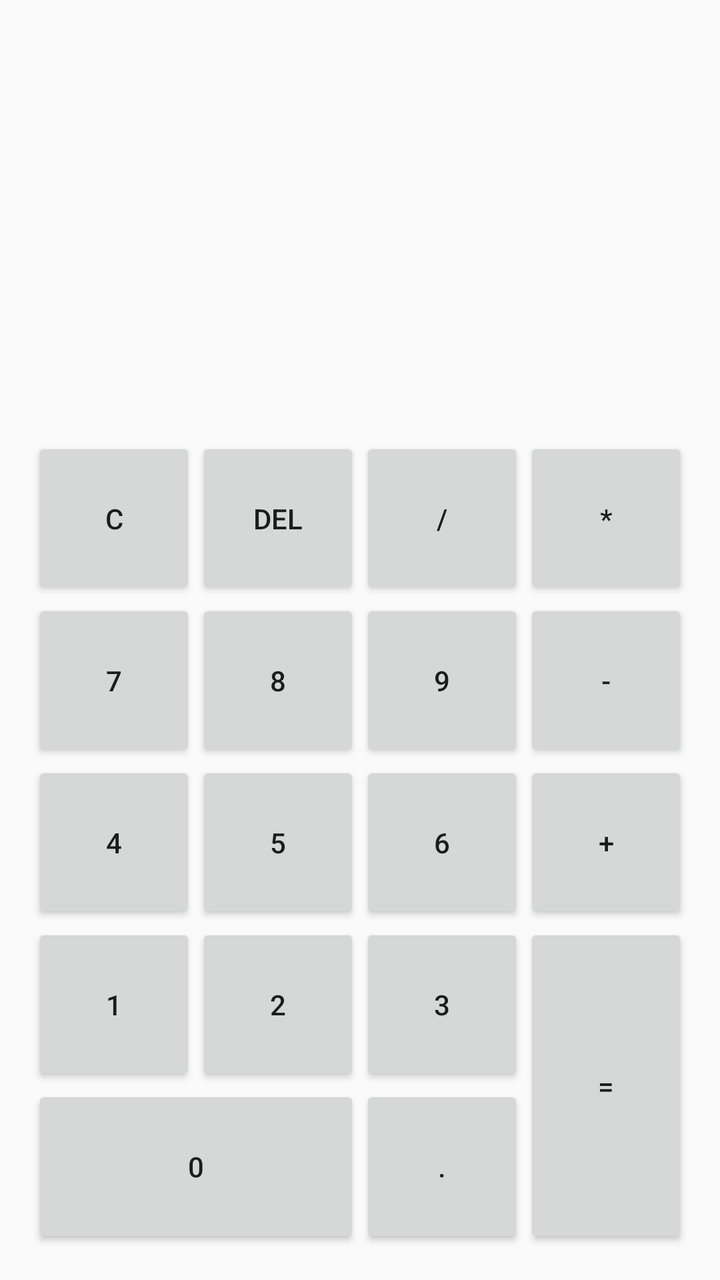
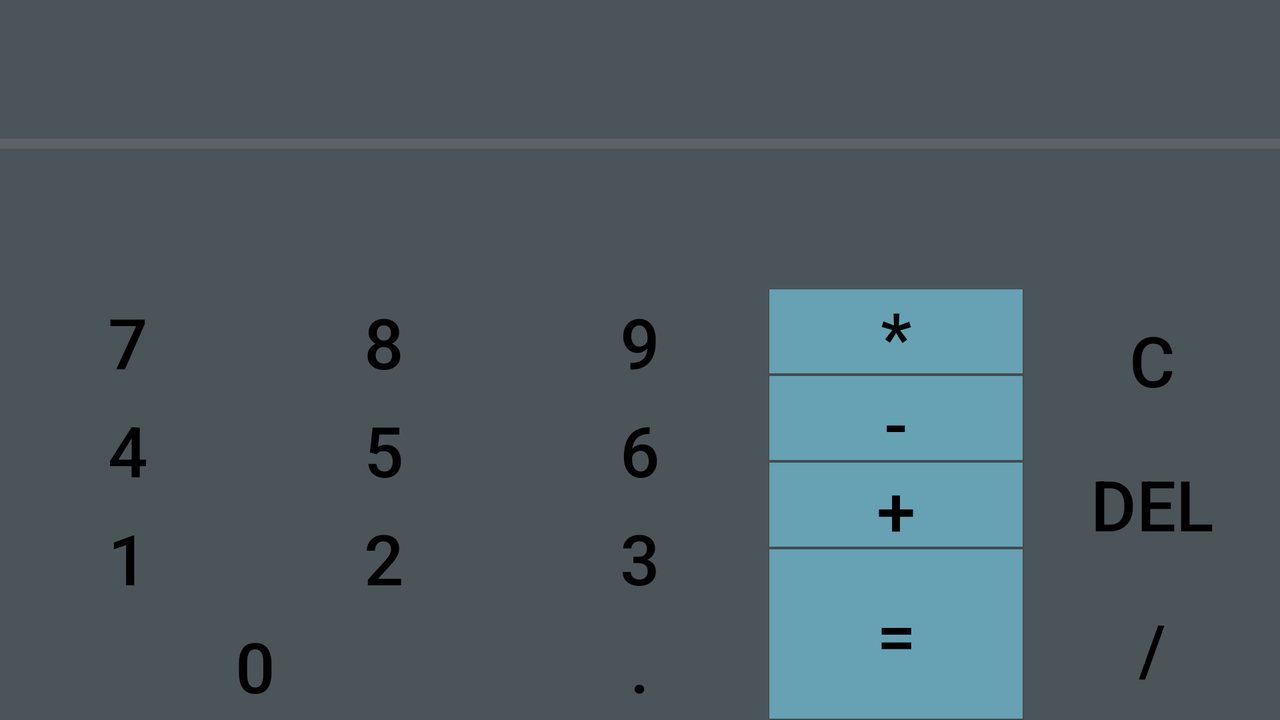

An Android layout and its configuration variant, each rendered on a device that would load it. The default file and the variant file are quoted in full after the pictures.
<!-- AndroidManifest.xml: application theme AppTheme -->
<!-- res/layout/activity_main.xml -->
<?xml version="1.0" encoding="utf-8"?>
<LinearLayout xmlns:android="http://schemas.android.com/apk/res/android"
    xmlns:tools="http://schemas.android.com/tools"
    android:layout_width="match_parent"
    android:layout_height="match_parent"
    android:orientation="vertical"
    android:paddingBottom="@dimen/activity_vertical_margin"
    android:paddingLeft="@dimen/activity_horizontal_margin"
    android:paddingRight="@dimen/activity_horizontal_margin"
    android:paddingTop="@dimen/activity_vertical_margin"
    tools:context="com.example.calculator.MainActivity">

    <LinearLayout
        android:layout_width="match_parent"
        android:layout_height="0dp"
        android:layout_weight="1"
        android:orientation="vertical">

        <TextView
            android:id="@+id/result_area"
            android:layout_width="match_parent"
            android:layout_height="0dp"
            android:layout_weight="1" />

        <TextView
            android:id="@+id/formula_area"
            android:layout_width="match_parent"
            android:layout_height="0dp"
            android:layout_weight="1" />

    </LinearLayout>

    <LinearLayout
        android:layout_width="match_parent"
        android:layout_height="0dp"
        android:layout_weight="2">

        <TableLayout
            android:layout_width="0dp"
            android:layout_height="match_parent"
            android:layout_weight="3">

            <TableRow android:layout_weight="1">

                <Button
                    android:id="@+id/btn_c"
                    android:layout_width="0dp"
                    android:layout_height="match_parent"
                    android:layout_weight="1"
                    android:onClick="onClick"
                    android:text="C" />

                <Button
                    android:id="@+id/btn_del"
                    android:layout_width="0dp"
                    android:layout_height="match_parent"
                    android:layout_weight="1"
                    android:onClick="onClick"
                    android:text="DEL" />

                <Button
                    android:id="@+id/btn_div"
                    android:layout_width="0dp"
                    android:layout_height="match_parent"
                    android:layout_weight="1"
                    android:onClick="onClick"
                    android:text="/" />

            </TableRow>

            <TableRow android:layout_weight="1">

                <Button
                    android:id="@+id/btn_7"
                    android:layout_width="0dp"
                    android:layout_height="match_parent"
                    android:layout_weight="1"
                    android:onClick="onClick"
                    android:text="7" />

                <Button
                    android:id="@+id/btn_8"
                    android:layout_width="0dp"
                    android:layout_height="match_parent"
                    android:layout_weight="1"
                    android:onClick="onClick"
                    android:text="8" />

                <Button
                    android:id="@+id/btn_9"
                    android:layout_width="0dp"
                    android:layout_height="match_parent"
                    android:layout_weight="1"
                    android:onClick="onClick"
                    android:text="9" />

            </TableRow>

            <TableRow android:layout_weight="1">

                <Button
                    android:id="@+id/btn_4"
                    android:layout_width="0dp"
                    android:layout_height="match_parent"
                    android:layout_weight="1"
                    android:onClick="onClick"
                    android:text="4" />

                <Button
                    android:id="@+id/btn_5"
                    android:layout_width="0dp"
                    android:layout_height="match_parent"
                    android:layout_weight="1"
                    android:onClick="onClick"
                    android:text="5" />

                <Button
                    android:id="@+id/btn_6"
                    android:layout_width="0dp"
                    android:layout_height="match_parent"
                    android:layout_weight="1"
                    android:onClick="onClick"
                    android:text="6" />

            </TableRow>

            <TableRow android:layout_weight="1">

                <Button
                    android:id="@+id/btn_1"
                    android:layout_width="0dp"
                    android:layout_height="match_parent"
                    android:layout_weight="1"
                    android:onClick="onClick"
                    android:text="1" />

                <Button
                    android:id="@+id/btn_2"
                    android:layout_width="0dp"
                    android:layout_height="match_parent"
                    android:layout_weight="1"
                    android:onClick="onClick"
                    android:text="2" />

                <Button
                    android:id="@+id/btn_3"
                    android:layout_width="0dp"
                    android:layout_height="match_parent"
                    android:layout_weight="1"
                    android:onClick="onClick"
                    android:text="3" />

            </TableRow>

            <TableRow android:layout_weight="1">

                <Button
                    android:id="@+id/btn_0"
                    android:layout_width="0dp"
                    android:layout_height="match_parent"
                    android:layout_weight="2"
                    android:onClick="onClick"
                    android:text="0" />

                <Button
                    android:id="@+id/btn_dot"
                    android:layout_width="0dp"
                    android:layout_height="match_parent"
                    android:layout_weight="1"
                    android:onClick="onClick"
                    android:text="." />

            </TableRow>

        </TableLayout>

        <LinearLayout
            android:layout_width="0dp"
            android:layout_height="match_parent"
            android:layout_weight="1"
            android:orientation="vertical">

            <Button
                android:id="@+id/btn_mul"
                android:layout_width="match_parent"
                android:layout_height="0dp"
                android:layout_weight="1"
                android:onClick="onClick"
                android:text="*" />

            <Button
                android:id="@+id/btn_sub"
                android:layout_width="match_parent"
                android:layout_height="0dp"
                android:layout_weight="1"
                android:onClick="onClick"
                android:text="-" />

            <Button
                android:id="@+id/btn_add"
                android:layout_width="match_parent"
                android:layout_height="0dp"
                android:layout_weight="1"
                android:onClick="onClick"
                android:text="+" />

            <Button
                android:id="@+id/btn_equ"
                android:layout_width="match_parent"
                android:layout_height="0dp"
                android:layout_weight="2"
                android:onClick="onClick"
                android:text="=" />

        </LinearLayout>

    </LinearLayout>

</LinearLayout>
<!-- resources referenced by this layout -->
<resources>
  <dimen name="activity_horizontal_margin">16dp</dimen>
  <dimen name="activity_vertical_margin">16dp</dimen>
  <style name="AppTheme" parent="Theme.AppCompat.Light.DarkActionBar">
          
          <item name="colorPrimary">@color/colorPrimary</item>
          <item name="colorPrimaryDark">@color/colorPrimaryDark</item>
          <item name="colorAccent">@color/colorAccent</item>
      </style>
  <color name="colorPrimary">#3F51B5</color>
  <color name="colorPrimaryDark">#303F9F</color>
  <color name="colorAccent">#FF4081</color>
</resources>
<!-- res/layout-land/activity_main.xml (the repository's variant of the layout above) -->
<!-- drawn on the phone turned sideways -->
<?xml version="1.0" encoding="utf-8"?>
<LinearLayout xmlns:android="http://schemas.android.com/apk/res/android"
    android:layout_width="match_parent"
    android:layout_height="match_parent"
    android:orientation="vertical"
    android:background="@color/colorAppBG">

    <LinearLayout
        android:layout_width="match_parent"
        android:layout_height="0dp"
        android:layout_weight="2"
        android:orientation="vertical">

        <include layout="@layout/display_area"/>

    </LinearLayout>

    <LinearLayout
        android:layout_width="match_parent"
        android:layout_height="0dp"
        android:layout_weight="3">

        <TableLayout
            android:layout_width="0dp"
            android:layout_height="match_parent"
            android:layout_weight="3">

            <include layout="@layout/digital_btn_area"/>

        </TableLayout>

        <LinearLayout
            android:layout_width="0dp"
            android:layout_height="match_parent"
            android:layout_weight="1"
            android:orientation="vertical">

            <include layout="@layout/symbol_dark_btn_area"/>

        </LinearLayout>

        <LinearLayout android:layout_weight="1"
            android:layout_height="match_parent"
            android:layout_width="0dp"
            android:orientation="vertical">

            <include layout="@layout/symbol_light_btn_area"/>

        </LinearLayout>

    </LinearLayout>

</LinearLayout>
<!-- res/layout/display_area.xml (included above) -->
<?xml version="1.0" encoding="utf-8"?>
<merge xmlns:android="http://schemas.android.com/apk/res/android"
    android:layout_width="match_parent"
    android:layout_height="match_parent">

    <TextView
        android:id="@+id/result_area"
        android:layout_width="match_parent"
        android:layout_height="0dp"
        android:layout_weight="1"
        style="@style/TextAreaStyle" />

    <View
        android:layout_width="match_parent"
        android:layout_height="5dp"
        android:background="@color/colorDisplayDivider" />

    <TextView
        android:id="@+id/formula_area"
        android:layout_width="match_parent"
        android:layout_height="0dp"
        android:layout_weight="1"
        style="@style/TextAreaStyle" />

</merge>
<!-- res/layout/digital_btn_area.xml (included above) -->
<?xml version="1.0" encoding="utf-8"?>
<merge xmlns:android="http://schemas.android.com/apk/res/android"
    android:layout_width="match_parent"
    android:layout_height="match_parent">

    <TableRow android:layout_weight="1">

        <Button
            android:id="@+id/btn_7"
            style="@style/DigitalBtnStyle"
            android:layout_width="0dp"
            android:layout_height="match_parent"
            android:layout_weight="1"
            android:onClick="onClick"
            android:text="@string/btn_7" />

        <Button
            android:id="@+id/btn_8"
            style="@style/DigitalBtnStyle"
            android:layout_width="0dp"
            android:layout_height="match_parent"
            android:layout_weight="1"
            android:onClick="onClick"
            android:text="@string/btn_8" />

        <Button
            android:id="@+id/btn_9"
            style="@style/DigitalBtnStyle"
            android:layout_width="0dp"
            android:layout_height="match_parent"
            android:layout_weight="1"
            android:onClick="onClick"
            android:text="@string/btn_9" />

    </TableRow>

    <TableRow android:layout_weight="1">

        <Button
            android:id="@+id/btn_4"
            style="@style/DigitalBtnStyle"
            android:layout_width="0dp"
            android:layout_height="match_parent"
            android:layout_weight="1"
            android:onClick="onClick"
            android:text="@string/btn_4" />

        <Button
            android:id="@+id/btn_5"
            style="@style/DigitalBtnStyle"
            android:layout_width="0dp"
            android:layout_height="match_parent"
            android:layout_weight="1"
            android:onClick="onClick"
            android:text="@string/btn_5" />

        <Button
            android:id="@+id/btn_6"
            style="@style/DigitalBtnStyle"
            android:layout_width="0dp"
            android:layout_height="match_parent"
            android:layout_weight="1"
            android:onClick="onClick"
            android:text="@string/btn_6" />

    </TableRow>

    <TableRow android:layout_weight="1">

        <Button
            android:id="@+id/btn_1"
            style="@style/DigitalBtnStyle"
            android:layout_width="0dp"
            android:layout_height="match_parent"
            android:layout_weight="1"
            android:onClick="onClick"
            android:text="@string/btn_1" />

        <Button
            android:id="@+id/btn_2"
            style="@style/DigitalBtnStyle"
            android:layout_width="0dp"
            android:layout_height="match_parent"
            android:layout_weight="1"
            android:onClick="onClick"
            android:text="@string/btn_2" />

        <Button
            android:id="@+id/btn_3"
            style="@style/DigitalBtnStyle"
            android:layout_width="0dp"
            android:layout_height="match_parent"
            android:layout_weight="1"
            android:onClick="onClick"
            android:text="@string/btn_3" />

    </TableRow>

    <TableRow android:layout_weight="1">

        <Button
            android:id="@+id/btn_0"
            style="@style/DigitalBtnStyle"
            android:layout_width="0dp"
            android:layout_height="match_parent"
            android:layout_weight="2"
            android:onClick="onClick"
            android:text="@string/btn_0" />

        <Button
            android:id="@+id/btn_dot"
            style="@style/DigitalBtnStyle"
            android:layout_width="0dp"
            android:layout_height="match_parent"
            android:layout_weight="1"
            android:background="@drawable/digital_btn_selector"
            android:onClick="onClick"
            android:text="@string/btn_dot" />

    </TableRow>

</merge>
<!-- res/layout/symbol_dark_btn_area.xml (included above) -->
<?xml version="1.0" encoding="utf-8"?>
<merge xmlns:android="http://schemas.android.com/apk/res/android"
    android:layout_width="match_parent"
    android:layout_height="match_parent">

    <Button
        android:id="@+id/btn_mul"
        style="@style/SymbolDarkBtnStyle"
        android:layout_width="match_parent"
        android:layout_height="0dp"
        android:layout_weight="1"
        android:onClick="onClick"
        android:text="@string/btn_mul" />

    <Button
        android:id="@+id/btn_sub"
        style="@style/SymbolDarkBtnStyle"
        android:layout_width="match_parent"
        android:layout_height="0dp"
        android:layout_weight="1"
        android:onClick="onClick"
        android:text="@string/btn_sub" />

    <Button
        android:id="@+id/btn_add"
        style="@style/SymbolDarkBtnStyle"
        android:layout_width="match_parent"
        android:layout_height="0dp"
        android:layout_weight="1"
        android:onClick="onClick"
        android:text="@string/btn_add" />

    <Button
        android:id="@+id/btn_equ"
        style="@style/SymbolDarkBtnStyle"
        android:layout_width="match_parent"
        android:layout_height="0dp"
        android:layout_weight="2"
        android:onClick="onClick"
        android:text="@string/btn_equ" />

</merge>
<!-- res/layout/symbol_light_btn_area.xml (included above) -->
<?xml version="1.0" encoding="utf-8"?>
<merge xmlns:android="http://schemas.android.com/apk/res/android"
    android:layout_width="match_parent"
    android:layout_height="match_parent">

    <Button
        android:id="@+id/btn_c"
        style="@style/SymbolLightBtnStyle"
        android:layout_width="match_parent"
        android:layout_height="match_parent"
        android:layout_weight="1"
        android:onClick="onClick"
        android:text="@string/btn_c" />

    <Button
        android:id="@+id/btn_del"
        style="@style/SymbolLightBtnStyle"
        android:layout_width="match_parent"
        android:layout_height="match_parent"
        android:layout_weight="1"
        android:onClick="onClick"
        android:text="@string/btn_del" />

    <Button
        android:id="@+id/btn_div"
        style="@style/SymbolLightBtnStyle"
        android:layout_width="match_parent"
        android:layout_height="match_parent"
        android:layout_weight="1"
        android:onClick="onClick"
        android:text="@string/btn_div" />

</merge>
<!-- resources referenced by the variant -->
<!-- as the phone turned sideways resolves them -->
<resources>
  <color name="colorAppBG">#FF4B5459</color>
  <color name="colorDisplayDivider">#FF5C6265</color>
  <string name="btn_0">0</string>
  <string name="btn_1">1</string>
  <string name="btn_2">2</string>
  <string name="btn_3">3</string>
  <string name="btn_4">4</string>
  <string name="btn_5">5</string>
  <string name="btn_6">6</string>
  <string name="btn_7">7</string>
  <string name="btn_8">8</string>
  <string name="btn_9">9</string>
  <string name="btn_add">+</string>
  <string name="btn_c">C</string>
  <string name="btn_del">DEL</string>
  <string name="btn_div">/</string>
  <string name="btn_dot">.</string>
  <string name="btn_equ">=</string>
  <string name="btn_mul">*</string>
  <string name="btn_sub">-</string>
  <style name="DigitalBtnStyle" parent="@style/BaseBtnStyle">
          <item name="android:background">@drawable/digital_btn_selector</item>
      </style>
  <style name="SymbolDarkBtnStyle" parent="@style/BaseBtnStyle">
          <item name="android:background">@drawable/symbol_dark_btn_selector</item>
      </style>
  <style name="SymbolLightBtnStyle" parent="@style/BaseBtnStyle">
          <item name="android:background">@drawable/symbol_light_btn_selector</item>
      </style>
  <style name="TextAreaStyle">
          <item name="android:textColor">#FFFFFFFF</item>
          <item name="android:textSize">45sp</item>
          <item name="android:gravity">center_vertical|right</item>
      </style>
  <style name="AppTheme" parent="Theme.AppCompat.Light.DarkActionBar">
          
          <item name="colorPrimary">@color/colorPrimary</item>
          <item name="colorPrimaryDark">@color/colorPrimaryDark</item>
          <item name="colorAccent">@color/colorAccent</item>
      </style>
  <style name="BaseBtnStyle">
          <item name="android:layout_margin">@dimen/btnMargin</item>
          <item name="android:textSize">@dimen/btnTextSize</item>
          <item name="android:textColor">@color/colorBtnText</item>
      </style>
  <!-- drawable symbol_dark_btn_selector (drawable) -->
  <?xml version="1.0" encoding="utf-8"?>
  <selector xmlns:android="http://schemas.android.com/apk/res/android">
      <item android:state_pressed="false" android:drawable="@color/colorSymbolDarkBtnNormal" />
      <item android:state_pressed="true" android:drawable="@color/colorSymbolDarkBtnPressed" />
  </selector>
  <color name="colorPrimary">#3F51B5</color>
  <color name="colorPrimaryDark">#303F9F</color>
  <color name="colorAccent">#FF4081</color>
  <dimen name="btnMargin">0.5sp</dimen>
  <dimen name="btnTextSize">35sp</dimen>
  <color name="colorBtnText">#FF000000</color>
  <color name="colorSymbolDarkBtnNormal">#66A1B4</color>
  <color name="colorSymbolDarkBtnPressed">#78CCE6</color>
</resources>
